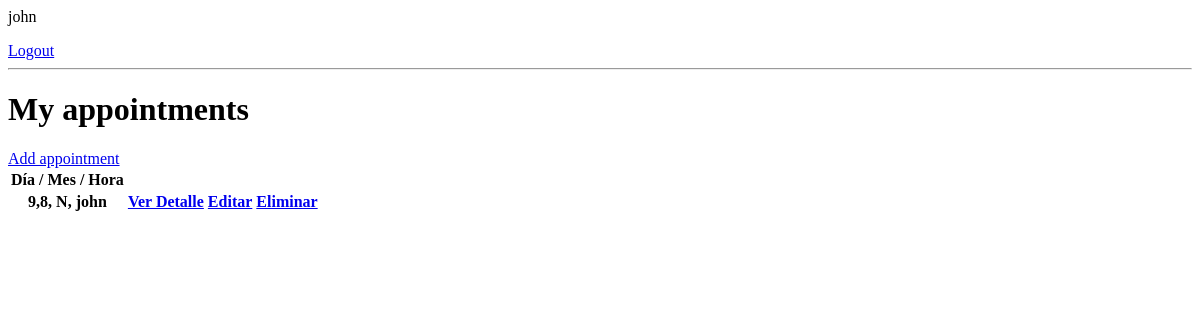
The app's page / (signed in), older data.
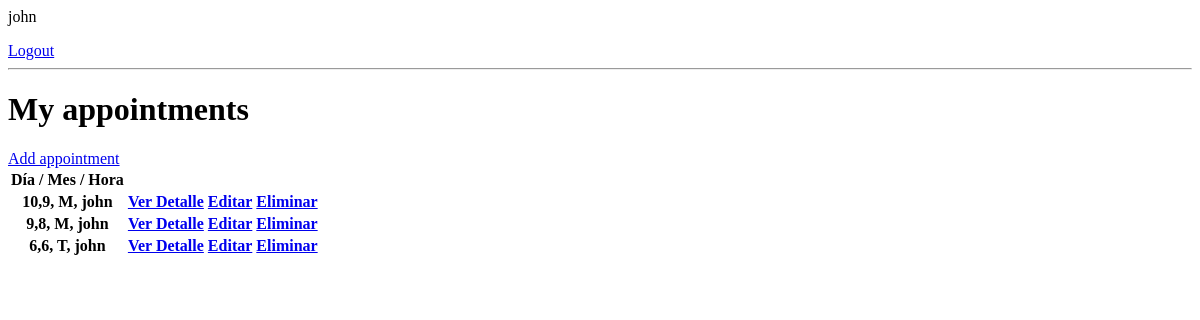
The same page, newer data.
### appointments/models.py (models this page shows, shortened)
class Appointments(models.Model):
    user = models.ForeignKey(User, on_delete = models.CASCADE, null = True, blank = True)
    day = models.PositiveIntegerField(choices=[(i, i) for i in range(1, 32)], blank=True)
    month = models.PositiveIntegerField(choices=[(i, i) for i in range(1, 13)], blank=True)
    hour = models.CharField(max_length=1, choices=HOURS)
    description = models.TextField(null=True, blank=True)
    complete = models.BooleanField(default=False)
    create = models.DateTimeField(auto_now_add=True) # Cuando se crea, lo guarda
    class Meta:
        ordering = ['-month'] # Ordenar por mes

### appointments/views.py (the view)
# urls.py: path('', AppointmentsList.as_view(), name = "appointments"),
class AppointmentsList(LoginRequiredMixin, ListView): #Será una clase y tenemos la funcionalidad de ListView
    model = Appointments #Toma el modelo Appointments
    context_object_name = 'appointments'
    def get_context_data(self, **kwargs):
        context =  super().get_context_data(**kwargs)
        if(self.request.user.is_staff):
            context['appointments'] = context['appointments']
            return context
        else:
            context['appointments'] = context['appointments'].filter(user = self.request.user)
            return context

### appointments/templates/appointments/appointments_list.html
{% if request.user.is_authenticated %}
    <p>{{request.user}}</p>
    <a href="{% url 'logout' %}"> Logout</a>
{% else %}
    <a href="{% url 'login' %}"> Login</a>
{% endif %}
<hr>
<h1>My appointments</h1>
<a href="{% url 'appointment-create' %}"> Add appointment</a>
<table>
    <tr>
        <th>Día / Mes / Hora</th>
    </tr>
    {% for appointment in appointments %}
    <tr>
        <th>{{appointment.day}},{{appointment.month}}, {{appointment.hour}}, {{appointment.user}}</th>
        <th><a href="{% url 'appointment' appointment.id %}">Ver Detalle</a></th>
        <th><a href="{% url 'appointment-update' appointment.id %}"> Editar</a></th>
        <th><a href="{% url 'appointment-delete' appointment.id %}"> Eliminar</a></th>
    </tr>
    {% empty %}
        <h3>No items in list</h3>
    {% endfor %}
</table>

Row changes from the older to the newer data that the page shows:
added Appointments: day "10", month "9", hour "M", user "john"
changed Appointments (number 2 of 3 on the later page): hour "N" → "M"
added Appointments: day "6", month "6", hour "T", user "john"
